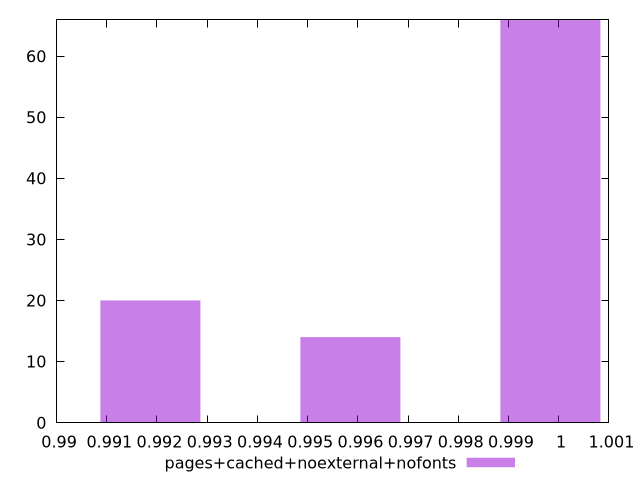

Recreate this plot in gnuplot.
$_pagesCachedNoexternalNofonts <<EOF
0.9998345604252986 66
0.9958511558020903 14
0.9918677511788819 20
EOF
set key outside below
set terminal pngcairo
set output "report_00004_2020-11-02T20-21-41.718Z/interactive/pages+cached+noexternal+nofonts//hist.png"
set yrange [0:66]
set boxwidth 0.0019917023116041805
set style fill transparent solid 0.5 noborder
plot $_pagesCachedNoexternalNofonts title "pages+cached+noexternal+nofonts" with boxes ,
